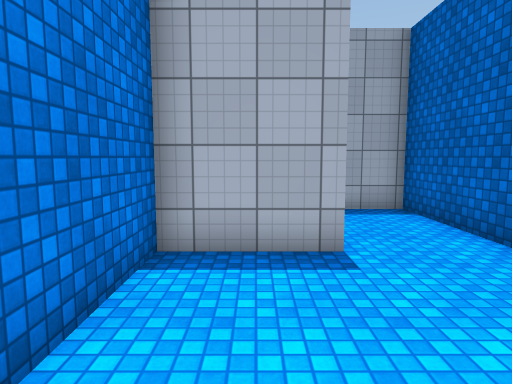
[1] (above)

19 first-person views from a walk through a scene from a Unity 3-D project. The camera is 1.5 m above the floor, tilts 6° down and sees 75° across. The floor is counted in squares, 1 m on a side. Each view is taken from the middle of a square. On the plan, view 1 faces up. The plan holds only what a view shows up to about 15 squares ahead; the rest is blank. The place goes on beyond the plan. The player is left out. Surface patterns are stand-ins for the level's own textures.

[2]
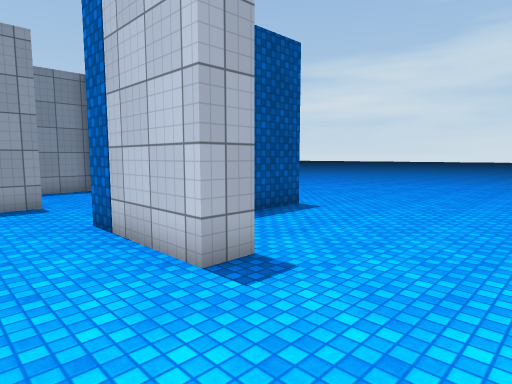

[3]
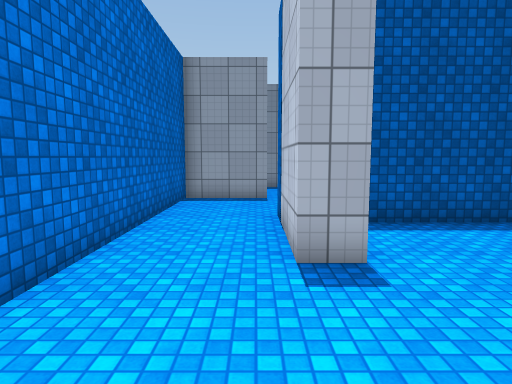

[4]
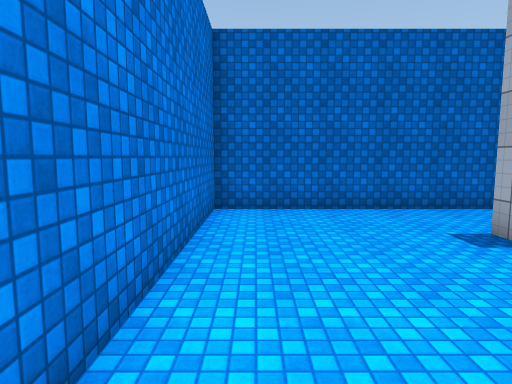

[5]
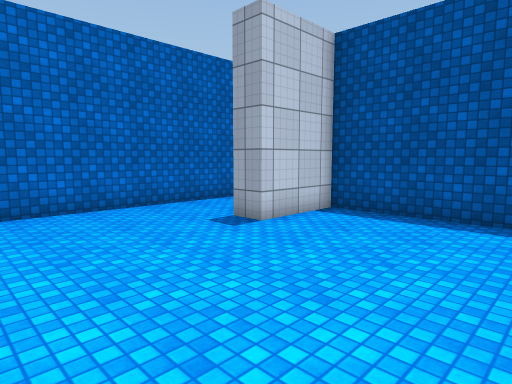

[6]
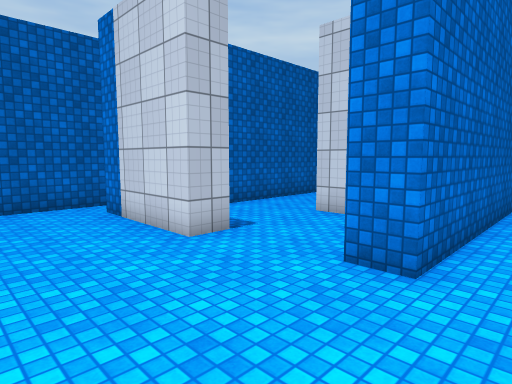

[7]
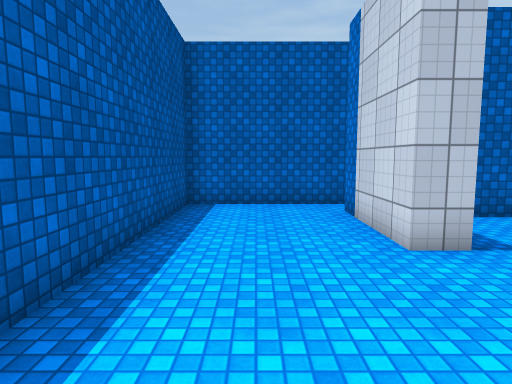

[8]
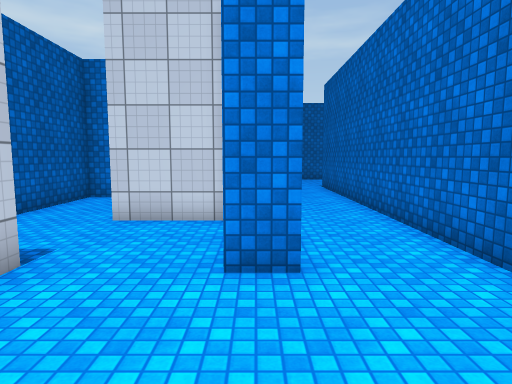

[9]
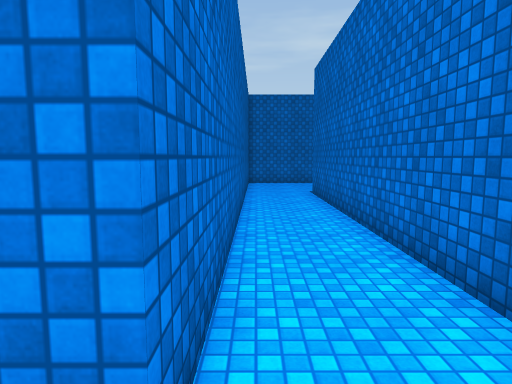

[10]
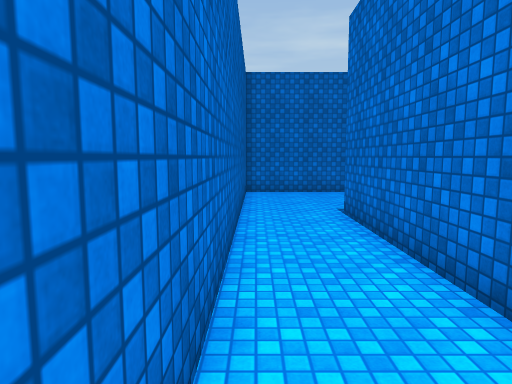

[11]
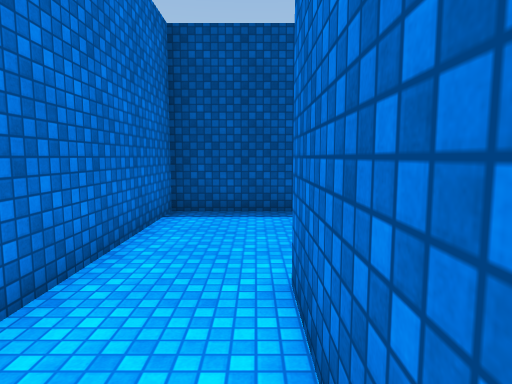

[12]
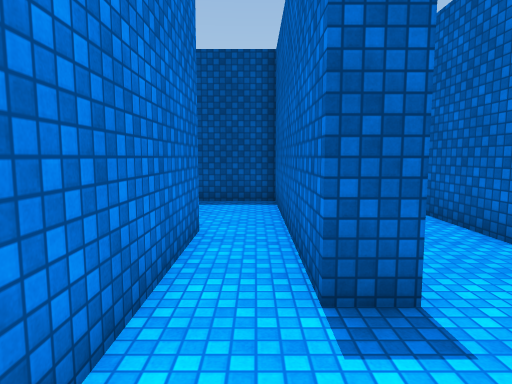

[13]
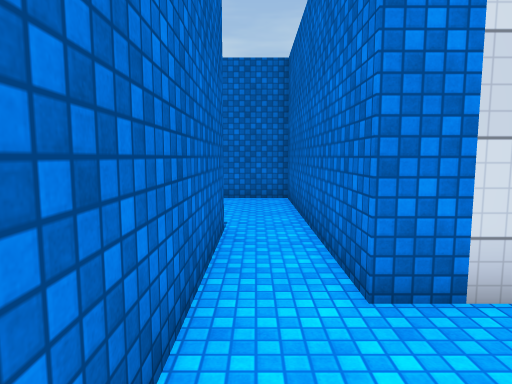

[14]
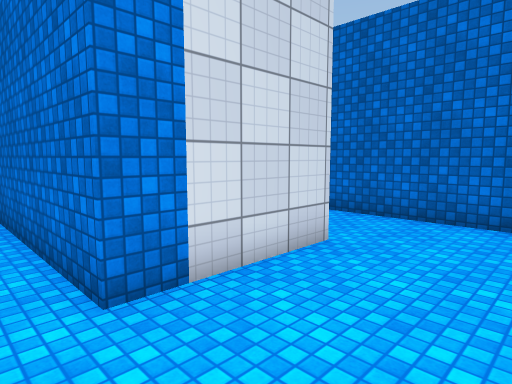

[15]
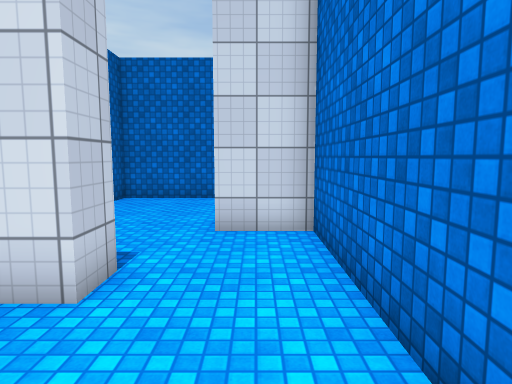

[16]
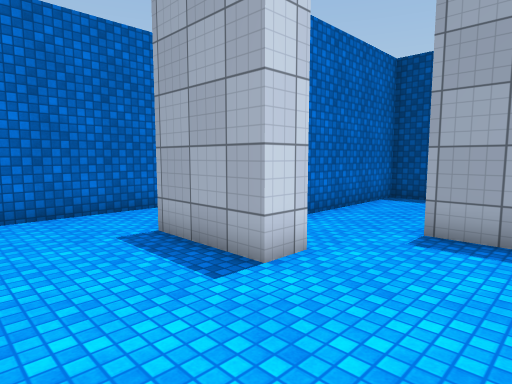

[17]
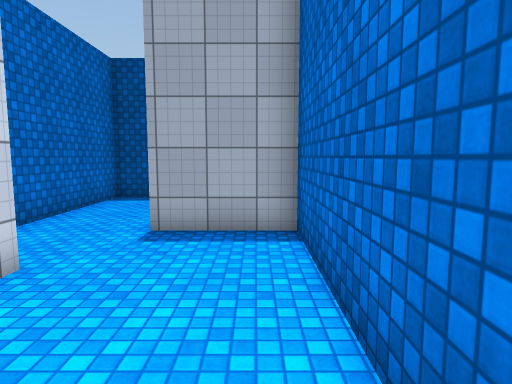

[18]
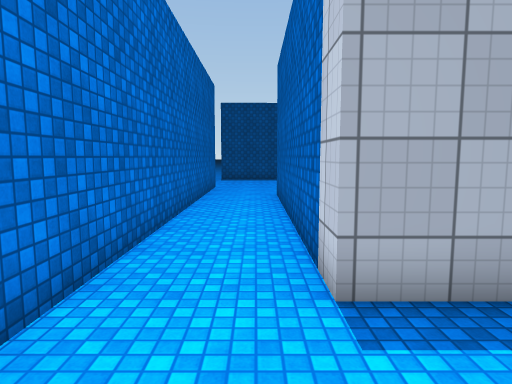

[19]
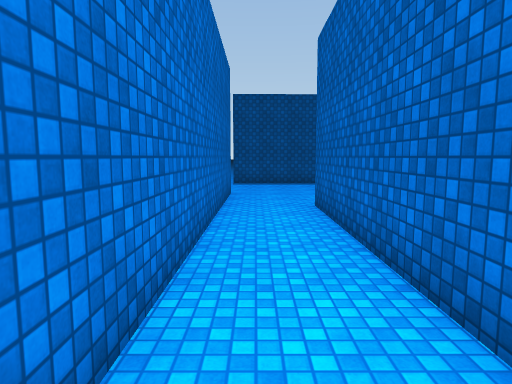

### Floor plan
Points are (right, up) in squares from view 1. A wall is a line through its corners. A room is listed if a view was taken in it or the views show most of it. See-through windows are left out.
Room 1 (views 1, 2, 3, 4, 5, 6, 7, 8, 9)
walls: (3.4, 1.6) (4.2, 1.6) (4.2, 9.5); (-1.6, 5.2) (-1.6, -8.2) (6.6, -8.2); (7.6, 0.6) (1.6, 0.6) (1.6, 1.6); (4.4, 10.5) (5.2, 10.5); (6.6, 10) (6.6, 15.2) (-5.3, 15.2) (-5.3, 10.4); (-2.6, 9.8) (-1.5, 9.8)
ways out: opening at (-3.5, 9.5) to room 2
objects: other object (-1, 5) to (1, 6); other object (1, 10) to (4, 10); other object (2, -2) to (2, 0)
Room 2 (views 10, 11, 12)
walls: (-8.2, 0.7) (-8.2, -8.2) (-2.5, -8.2); (-2.6, -7.1) (-2.6, 9.8); (-5.3, 10.4) (-5.3, -2.8) (-6.3, -2.8) (-6.3, 0.6)
ways out: opening at (-3.5, 9.5) to room 1; opening at (-7, 1) to room 3
Room 3 (views 13, 14, 15, 16, 17, 18, 19)
walls: (-16.2, -2.6) (-16.2, 6.4); (-9.2, 0.7) (-8.2, 0.7); (-13.9, 5.3) (-15.2, 5.3) (-15.2, -2.5); (-6.3, 0.6) (-6.3, 5); (-12.5, -8.2) (-9.2, -8.2) (-9.2, -0.2); (-6.2, 5.3) (-9, 5.3); (-19, 7.6) (-19, -5.9)
ways out: opening at (-7, 1) to room 2; opening at (-17.5, 7.5)
objects: other object (-16, -4) to (-13, -3); other object (-12, 0) to (-10, 1)

Where each view was taken, in squares from view 1:
view 1: 0 up, 0 right, facing up
view 2: 6 down, 1 left, facing up-right
view 3: 7 down, 1 right, facing up
view 4: 7 down, 8 right, facing left
view 5: 8 down, 8 right, facing up-left
view 6: 14 up, 4 left, facing down-right
view 7: 13 up, 4 left, facing right
view 8: 14 up, 2 left, facing down
view 9: 11 up, 3 left, facing down
view 10: 6 up, 3 left, facing down
view 11: 6 up, 3 left, facing up
view 12: 6 down, 7 left, facing up
view 13: 4 up, 7 left, facing down
view 14: 4 up, 7 left, facing down-left
view 15: 4 up, 14 left, facing down
view 16: 7 down, 10 left, facing up-left
view 17: 7 down, 10 left, facing up
view 18: 7 down, 17 left, facing up
view 19: 4 down, 18 left, facing up
